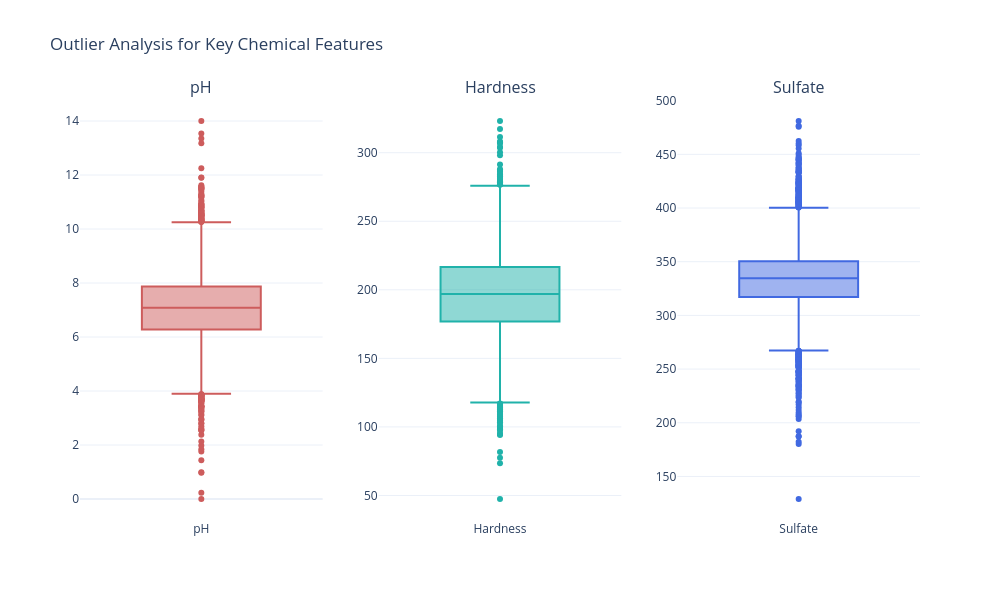

The notebook cell saved with this chart:
### Code cell
fig_box = make_subplots(rows=1, cols=3, subplot_titles=("pH", "Hardness", "Sulfate"))

fig_box.add_trace(go.Box(y=df['ph'], name='pH', boxpoints='outliers', marker_color='indianred'), row=1, col=1)
fig_box.add_trace(go.Box(y=df['Hardness'], name='Hardness', boxpoints='outliers', marker_color='lightseagreen'), row=1, col=2)
fig_box.add_trace(go.Box(y=df['Sulfate'], name='Sulfate', boxpoints='outliers', marker_color='royalblue'), row=1, col=3)

fig_box.update_layout(
    title_text="Outlier Analysis for Key Chemical Features", 
    width=1000, height=600, 
    showlegend=False, template="plotly_white")
fig_box.show()

### Figure 1 — Plotly figure (JSON) as saved in the notebook; plotly's stock layout.template omitted (floating-point values rounded to 4 significant figures; data arrays with more than 128 entries replaced by an {"elided": "..."} marker saying what was removed)
{"data": [{"boxpoints": "outliers", "marker": {"color": "indianred"}, "name": "pH", "type": "box", "xaxis": "x", "y": {"elided": "3276 float values"}, "yaxis": "y"}, {"boxpoints": "outliers", "marker": {"color": "lightseagreen"}, "name": "Hardness", "type": "box", "xaxis": "x2", "y": {"elided": "3276 float values"}, "yaxis": "y2"}, {"boxpoints": "outliers", "marker": {"color": "royalblue"}, "name": "Sulfate", "type": "box", "xaxis": "x3", "y": {"elided": "3276 float values"}, "yaxis": "y3"}], "layout": {"annotations": [{"font": {"size": 16}, "showarrow": false, "text": "pH", "x": 0.1444, "xanchor": "center", "xref": "paper", "y": 1, "yanchor": "bottom", "yref": "paper"}, {"font": {"size": 16}, "showarrow": false, "text": "Hardness", "x": 0.5, "xanchor": "center", "xref": "paper", "y": 1, "yanchor": "bottom", "yref": "paper"}, {"font": {"size": 16}, "showarrow": false, "text": "Sulfate", "x": 0.8556, "xanchor": "center", "xref": "paper", "y": 1, "yanchor": "bottom", "yref": "paper"}], "height": 600, "showlegend": false, "title": {"text": "Outlier Analysis for Key Chemical Features"}, "width": 1000, "xaxis": {"anchor": "y", "domain": [0, 0.2889]}, "xaxis2": {"anchor": "y2", "domain": [0.3556, 0.6444]}, "xaxis3": {"anchor": "y3", "domain": [0.7111, 1]}, "yaxis": {"anchor": "x", "domain": [0, 1]}, "yaxis2": {"anchor": "x2", "domain": [0, 1]}, "yaxis3": {"anchor": "x3", "domain": [0, 1]}}}
